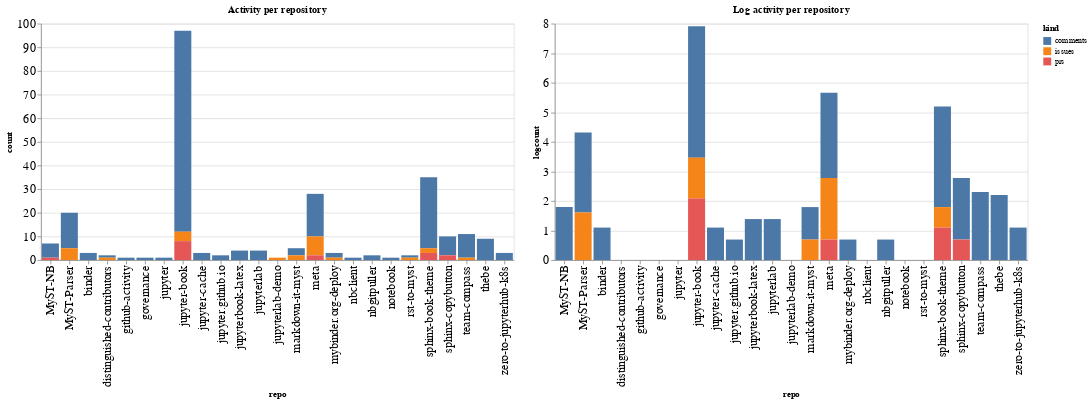

Source (notebook cell):
### Code cell
ch1 = alt.Chart(repo_summaries, width=600, title="Activity per repository").mark_bar().encode(
    x='repo',
    y='count',
    color='kind',
    tooltip="kind"
)

ch2 = alt.Chart(repo_summaries, width=600, title="Log activity per repository").mark_bar().encode(
    x='repo',
    y='logcount',
    color='kind',
    tooltip="kind"
)

ch1 | ch2

### Figure 1 — Vega-Lite specification as saved in the notebook (floating-point values rounded to 4 significant figures)
{"config": {"axisLeft": {"labelFontSize": 15}, "axisBottom": {"labelFontSize": 15}}, "hconcat": [{"mark": "bar", "encoding": {"color": {"type": "nominal", "field": "kind"}, "tooltip": {"type": "nominal", "field": "kind"}, "x": {"type": "nominal", "field": "repo"}, "y": {"type": "quantitative", "field": "count"}}, "title": "Activity per repository", "width": 600}, {"mark": "bar", "encoding": {"color": {"type": "nominal", "field": "kind"}, "tooltip": {"type": "nominal", "field": "kind"}, "x": {"type": "nominal", "field": "repo"}, "y": {"type": "quantitative", "field": "logcount"}}, "title": "Log activity per repository", "width": 600}], "data": {"name": "data-5aed1cb318b3abe0dec587f7121403b9"}, "$schema": "https://vega.github.io/schema/vega-lite/v4.8.1.json", "datasets": {"data-5aed1cb318b3abe0dec587f7121403b9": [{"repo": "MyST-NB", "kind": "comments", "count": 6, "logcount": 1.792}, {"repo": "MyST-NB", "kind": "prs", "count": 1, "logcount": 0.0}, {"repo": "MyST-Parser", "kind": "comments", "count": 15, "logcount": 2.708}, {"repo": "MyST-Parser", "kind": "issues", "count": 5, "logcount": 1.609}, {"repo": "binder", "kind": "comments", "count": 3, "logcount": 1.099}, {"repo": "distinguished-contributors", "kind": "comments", "count": 1, "logcount": 0.0}, {"repo": "distinguished-contributors", "kind": "issues", "count": 1, "logcount": 0.0}, {"repo": "github-activity", "kind": "comments", "count": 1, "logcount": 0.0}, {"repo": "governance", "kind": "comments", "count": 1, "logcount": 0.0}, {"repo": "jupyter", "kind": "comments", "count": 1, "logcount": 0.0}, {"repo": "jupyter-book", "kind": "comments", "count": 85, "logcount": 4.443}, {"repo": "jupyter-book", "kind": "issues", "count": 4, "logcount": 1.386}, {"repo": "jupyter-book", "kind": "prs", "count": 8, "logcount": 2.079}, {"repo": "jupyter-cache", "kind": "comments", "count": 3, "logcount": 1.099}, {"repo": "jupyter.github.io", "kind": "comments", "count": 2, "logcount": 0.6931}, {"repo": "jupyterbook-latex", "kind": "comments", "count": 4, "logcount": 1.386}, {"repo": "jupyterlab", "kind": "comments", "count": 4, "logcount": 1.386}, {"repo": "jupyterlab-demo", "kind": "issues", "count": 1, "logcount": 0.0}, {"repo": "markdown-it-myst", "kind": "comments", "count": 3, "logcount": 1.099}, {"repo": "markdown-it-myst", "kind": "issues", "count": 2, "logcount": 0.6931}, {"repo": "meta", "kind": "comments", "count": 18, "logcount": 2.89}, {"repo": "meta", "kind": "issues", "count": 8, "logcount": 2.079}, {"repo": "meta", "kind": "prs", "count": 2, "logcount": 0.6931}, {"repo": "mybinder.org-deploy", "kind": "comments", "count": 2, "logcount": 0.6931}, {"repo": "mybinder.org-deploy", "kind": "issues", "count": 1, "logcount": 0.0}, {"repo": "nbclient", "kind": "comments", "count": 1, "logcount": 0.0}, {"repo": "nbgitpuller", "kind": "comments", "count": 2, "logcount": 0.6931}, {"repo": "notebook", "kind": "comments", "count": 1, "logcount": 0.0}, {"repo": "rst-to-myst", "kind": "comments", "count": 1, "logcount": 0.0}, {"repo": "rst-to-myst", "kind": "issues", "count": 1, "logcount": 0.0}, {"repo": "sphinx-book-theme", "kind": "comments", "count": 30, "logcount": 3.401}, {"repo": "sphinx-book-theme", "kind": "issues", "count": 2, "logcount": 0.6931}, {"repo": "sphinx-book-theme", "kind": "prs", "count": 3, "logcount": 1.099}, {"repo": "sphinx-copybutton", "kind": "comments", "count": 8, "logcount": 2.079}, {"repo": "sphinx-copybutton", "kind": "prs", "count": 2, "logcount": 0.6931}, {"repo": "team-compass", "kind": "comments", "count": 10, "logcount": 2.303}, {"repo": "team-compass", "kind": "issues", "count": 1, "logcount": 0.0}, {"repo": "thebe", "kind": "comments", "count": 9, "logcount": 2.197}, {"repo": "zero-to-jupyterhub-k8s", "kind": "comments", "count": 3, "logcount": 1.099}]}}
